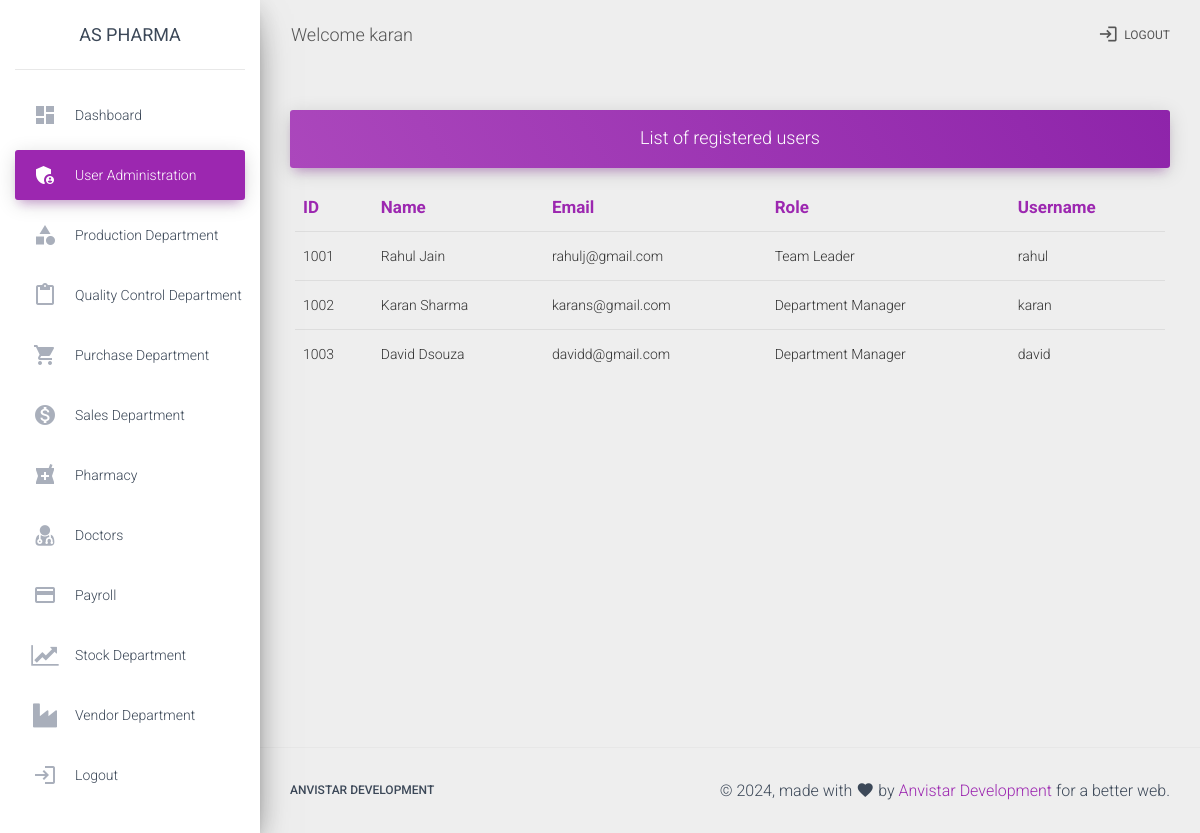
Screenshot of /Admin/display_users_list.php (signed in) with the database file from the repository.
### tables this page shows
CREATE TABLE `users` (
  `user_id` int(11) NOT NULL,
  `fname` varchar(20) NOT NULL,
  `lname` varchar(20) NOT NULL,
  `email` varchar(100) NOT NULL,
  `role` varchar(30) NOT NULL,
  `username` varchar(20) NOT NULL,
  `password` varchar(30) NOT NULL
);

### Admin/display_users_list.php (the view, shortened to what this page needs)
<?php
  $username=$_SESSION['username'];
?>
<!DOCTYPE html>
<html lang="en">
<head>
  <link rel="stylesheet" href="https://maxcdn.bootstrapcdn.com/font-awesome/latest/css/font-awesome.min.css">
  <link href="../assets/css/material-dashboard.css?v=2.1.2" rel="stylesheet" />
</head>
<body class="">
  <div class="wrapper ">
    <div class="sidebar" data-color="purple" data-background-color="white" data-image="../assets/img/sidebar-1.jpg">
      <div class="logo"><a href="admin_dashboard.php" class="simple-text logo-normal">
          AS Pharma
        </a></div>
      <div class="sidebar-wrapper">
        <ul class="nav">
          <li class="nav-item ">
            <a class="nav-link" href="admin_dashboard.php">
              <i class="material-icons">dashboard</i>
              <p>Dashboard</p>
            </a>
          </li>
           <li class="nav-item active ">
            <a class="nav-link" href="user_administration.php">
              <i class="material-icons">admin_panel_settings</i>
              <p>User Administration</p>
            </a>
          </li>
          <li class="nav-item">
            <a class="nav-link" href="#">
              <i class="material-icons">category</i>
              <p>Production Department</p>
            </a>
          </li>
          <li class="nav-item">
            <a class="nav-link" href="#">
              <i class="material-icons">content_paste</i>
              <p>Quality Control Department</p>
            </a>
          </li>
          <li class="nav-item">
            <a class="nav-link" href="#">
              <i class="material-icons">shopping_cart</i>
              <p>Purchase Department</p>
            </a>
          </li>
          <li class="nav-item">
            <a class="nav-link" href="#">
              <i class="material-icons">monetization_on</i>
              <p>Sales Department</p>
            </a>
          </li>
          <li class="nav-item">
            <a class="nav-link" href="#">
              <i class="material-icons">local_pharmacy</i>
              <p>Pharmacy</p>
            </a>
          </li>
          <li class="nav-item">
            <a class="nav-link" href="#">
              <i class="fa fa-user-md"></i>
              <p>Doctors</p>
            </a>
          </li>
          <li class="nav-item">
            <a class="nav-link" href="#">
              <i class="material-icons">payment</i>
              <p>Payroll</p>
            </a>
          </li>
          <li class="nav-item">
            <a class="nav-link" href="#">
              <i class="fa fa-line-chart"></i>
              <p>Stock Department</p>
            </a>
          </li>
          <li class="nav-item">
            <a class="nav-link" href="#">
              <i class="fa fa-industry" aria-hidden="true"></i>
              <p>Vendor Department</p>
            </a>
          </li>
          <li class="nav-item">
            <a class="nav-link" href="../logout.php">
              <i class="material-icons">login</i>
              <p>Logout</p>
            </a>
          </li>
        </ul>
      </div>
    </div>
    <div class="main-panel">
      <nav class="navbar navbar-expand-lg navbar-transparent navbar-absolute fixed-top ">
        <div class="container-fluid">
          <div class="navbar-wrapper">
            <a class="navbar-brand" href="javascript:;">Welcome <?php echo $username; ?></a>
          </div>
          <div class="collapse navbar-collapse justify-content-end">
            <ul class="navbar-nav">
               <li class="nav-item ">
                  <a class="nav-link" href="../logout.php">
                    <i class="material-icons">login</i> Logout
                  </a>
              </li>
            </ul>
          </div>
        </div>
      </nav>
      <div class="content">
        <div class="container">
          <div class="row">
            <div class="col-md-12">
              <div class="card card-plain">
                <div class="card-header card-header-primary">
                  <h4 class="card-title mt-0" align="center">List of registered users</h4>
                </div>
      <?php
        class DisplayUser extends Database
        {
          public function displayRecord()
          {
            $con=$this->connect();
            $query=$con->query("select * from users");
            echo '<div class="card-body">
                  <div class="table-responsive">
                    <table class="table table-hover">
                      <thead class="text-primary">
                        <th><b><strong>
                          ID</b></strong>
                        </th>
                        <th><b><strong>
                          Name
                        </th></b></strong>
                        <th><b><strong>
                          Email
                        </th></b></strong>
                        <th><b><strong>
                          Role
                        </th></b></strong>
                        <th><b><strong>
                          Username
                        </th></b></strong>
                      </thead><tbody>';
            while($res=mysqli_fetch_array($query))
              {
                echo "<tr>";
                  echo "<td>".$res['user_id']."</td>";
                  echo "<td>".$res['fname']." ".$res['lname']."</td>";
                  echo "<td>".$res['email']."</td>";
                  echo "<td>".$res['role']."</td>";
                  echo "<td>".$res['username']."</td>";
                echo "</tr>";
              }
              echo "</tbody>
                    </table>";
          }
        }
        $d = new DisplayUser();
        $d->displayRecord();
      ?>
      </div>
                </div>
      </div>
            </div>
          </div>
        </div>
      </div>
      <footer class="footer">
        <div class="container-fluid">
          <nav class="float-left">
            <ul>
              <li>
                <a href="https://www.anvistar.in" target="_blank">
                  Anvistar Development
                </a>
              </li>
            </ul>
          </nav>
          <div class="copyright float-right">
            &copy;
            , made with <i class="material-icons">favorite</i> by
            <a href="https://www.anvistar.in" target="_blank">Anvistar Development</a> for a better web.
          </div>
        </div>
      </footer>
    </div>
  </div>
</body>
</html>

### rows the page displays
users: user_id "1001", fname "Rahul", lname "Jain", email "rahulj@gmail.com", role "Team Leader", username "rahul"
users: user_id "1002", fname "Karan", lname "Sharma", email "karans@gmail.com", role "Department Manager", username "karan"
users: user_id "1003", fname "David", lname "Dsouza", email "davidd@gmail.com", role "Department Manager", username "david"

### other values shown
$username "karan"
